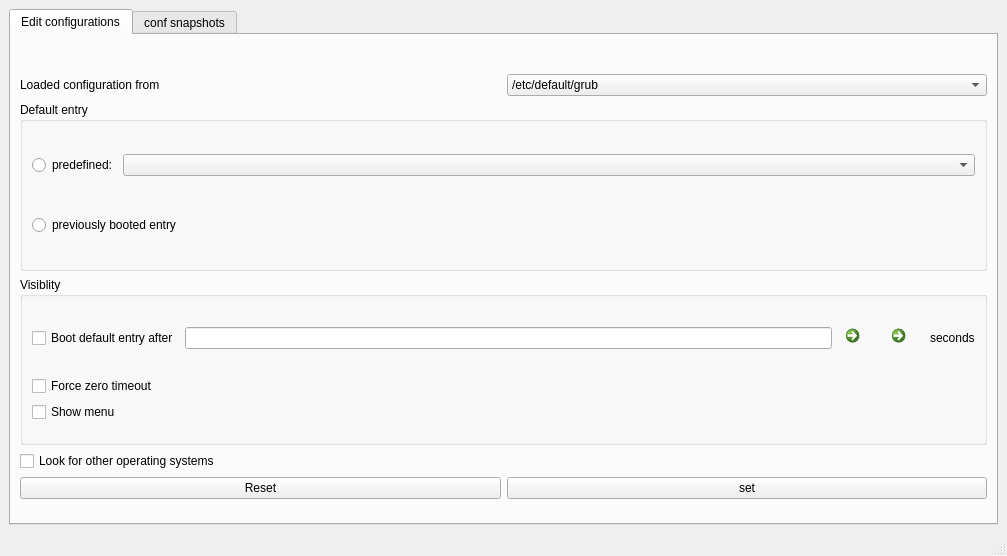
<?xml version="1.0" encoding="UTF-8"?>
<ui version="4.0">
 <class>MainWindow</class>
 <widget class="QMainWindow" name="MainWindow">
  <property name="geometry">
   <rect>
    <x>0</x>
    <y>0</y>
    <width>1007</width>
    <height>556</height>
   </rect>
  </property>
  <property name="minimumSize">
   <size>
    <width>700</width>
    <height>0</height>
   </size>
  </property>
  <property name="windowTitle">
   <string>Grub Editor</string>
  </property>
  <widget class="QWidget" name="centralwidget">
   <layout class="QVBoxLayout" name="verticalLayout_2">
    <property name="spacing">
     <number>0</number>
    </property>
    <item>
     <widget class="QTabWidget" name="tabWidget">
      <property name="maximumSize">
       <size>
        <width>1000</width>
        <height>16777215</height>
       </size>
      </property>
      <property name="currentIndex">
       <number>0</number>
      </property>
      <widget class="QWidget" name="edit_configurations">
       <property name="maximumSize">
        <size>
         <width>1000</width>
         <height>16777215</height>
        </size>
       </property>
       <attribute name="title">
        <string>Edit configurations</string>
       </attribute>
       <layout class="QGridLayout" name="gridLayout">
        <item row="0" column="0">
         <layout class="QVBoxLayout" name="verticalLayout">
          <property name="topMargin">
           <number>0</number>
          </property>
          <item>
           <layout class="QHBoxLayout" name="horizontalLayout_6">
            <property name="topMargin">
             <number>30</number>
            </property>
            <item>
             <widget class="QLabel" name="label">
              <property name="text">
               <string>Loaded configuration from</string>
              </property>
             </widget>
            </item>
            <item>
             <widget class="QComboBox" name="comboBox_configurations">
              <item>
               <property name="text">
                <string>/etc/default/grub</string>
               </property>
              </item>
             </widget>
            </item>
           </layout>
          </item>
          <item>
           <layout class="QGridLayout" name="gridLayout_5">
            <property name="topMargin">
             <number>0</number>
            </property>
            <property name="bottomMargin">
             <number>0</number>
            </property>
            <item row="3" column="0">
             <widget class="QCheckBox" name="checkBox_look_for_other_os">
              <property name="text">
               <string>Look for other operating systems</string>
              </property>
             </widget>
            </item>
            <item row="2" column="0">
             <widget class="QGroupBox" name="groupBox">
              <property name="title">
               <string>Visiblity</string>
              </property>
              <layout class="QGridLayout" name="gridLayout_4" rowstretch="0,0,0">
               <property name="bottomMargin">
                <number>20</number>
               </property>
               <item row="2" column="0">
                <widget class="QCheckBox" name="checkBox_show_menu">
                 <property name="text">
                  <string>Show menu</string>
                 </property>
                </widget>
               </item>
               <item row="0" column="0">
                <layout class="QHBoxLayout" name="horizontalLayout_5">
                 <property name="leftMargin">
                  <number>0</number>
                 </property>
                 <property name="bottomMargin">
                  <number>0</number>
                 </property>
                 <item>
                  <widget class="QCheckBox" name="checkBox_boot_default_entry_after">
                   <property name="text">
                    <string>Boot default entry after</string>
                   </property>
                  </widget>
                 </item>
                 <item>
                  <widget class="QLineEdit" name="ledit_grub_timeout"/>
                 </item>
                 <item>
                  <widget class="QCommandLinkButton" name="btn_add">
                   <property name="minimumSize">
                    <size>
                     <width>40</width>
                     <height>0</height>
                    </size>
                   </property>
                   <property name="maximumSize">
                    <size>
                     <width>40</width>
                     <height>40</height>
                    </size>
                   </property>
                   <property name="text">
                    <string/>
                   </property>
                   <property name="icon">
                    <iconset theme="list-add.png">
                     <normaloff>.</normaloff>.</iconset>
                   </property>
                   <property name="iconSize">
                    <size>
                     <width>20</width>
                     <height>20</height>
                    </size>
                   </property>
                  </widget>
                 </item>
                 <item>
                  <widget class="QCommandLinkButton" name="btn_substract">
                   <property name="sizePolicy">
                    <sizepolicy hsizetype="Minimum" vsizetype="Minimum">
                     <horstretch>0</horstretch>
                     <verstretch>0</verstretch>
                    </sizepolicy>
                   </property>
                   <property name="maximumSize">
                    <size>
                     <width>40</width>
                     <height>40</height>
                    </size>
                   </property>
                   <property name="text">
                    <string/>
                   </property>
                   <property name="icon">
                    <iconset theme="list-remove.png">
                     <normaloff>.</normaloff>.</iconset>
                   </property>
                  </widget>
                 </item>
                 <item>
                  <widget class="QLabel" name="label_2">
                   <property name="text">
                    <string>seconds</string>
                   </property>
                  </widget>
                 </item>
                </layout>
               </item>
               <item row="1" column="0">
                <widget class="QCheckBox" name="cBox_force_timeout">
                 <property name="text">
                  <string>Force zero timeout</string>
                 </property>
                </widget>
               </item>
              </layout>
             </widget>
            </item>
            <item row="0" column="0">
             <widget class="QGroupBox" name="groupBox_2">
              <property name="maximumSize">
               <size>
                <width>1000</width>
                <height>16777215</height>
               </size>
              </property>
              <property name="title">
               <string>Default entry</string>
              </property>
              <layout class="QGridLayout" name="gridLayout_6">
               <item row="0" column="0">
                <layout class="QHBoxLayout" name="horizontalLayout_3">
                 <property name="leftMargin">
                  <number>0</number>
                 </property>
                 <property name="bottomMargin">
                  <number>10</number>
                 </property>
                 <item>
                  <widget class="QRadioButton" name="predefined">
                   <property name="text">
                    <string>predefined:</string>
                   </property>
                  </widget>
                 </item>
                 <item>
                  <widget class="QComboBox" name="comboBox_grub_default">
                   <property name="sizePolicy">
                    <sizepolicy hsizetype="Preferred" vsizetype="Fixed">
                     <horstretch>1</horstretch>
                     <verstretch>0</verstretch>
                    </sizepolicy>
                   </property>
                  </widget>
                 </item>
                </layout>
               </item>
               <item row="1" column="0">
                <widget class="QRadioButton" name="previously_booted_entry">
                 <property name="text">
                  <string>previously booted entry</string>
                 </property>
                </widget>
               </item>
              </layout>
             </widget>
            </item>
            <item row="5" column="0">
             <layout class="QHBoxLayout" name="horizontalLayout_9">
              <property name="bottomMargin">
               <number>15</number>
              </property>
              <item>
               <widget class="QPushButton" name="btn_reset">
                <property name="text">
                 <string>Reset</string>
                </property>
               </widget>
              </item>
              <item>
               <widget class="QPushButton" name="btn_set">
                <property name="text">
                 <string>set</string>
                </property>
               </widget>
              </item>
             </layout>
            </item>
           </layout>
          </item>
         </layout>
        </item>
       </layout>
      </widget>
      <widget class="QWidget" name="conf_snapshots">
       <attribute name="title">
        <string>conf snapshots</string>
       </attribute>
       <layout class="QGridLayout" name="gridLayout_2">
        <item row="2" column="0">
         <widget class="QPushButton" name="btn_create_snapshot">
          <property name="text">
           <string>create a snapshot now</string>
          </property>
         </widget>
        </item>
        <item row="1" column="0">
         <widget class="QLabel" name="lbl_no_snapshots">
          <property name="text">
           <string>Looks like you dont have any snapshots .Snapshots are backups of /etc/default/grub .Snapshots can help you when you mess up some configuration in /etc/default/grub . These snapshots are stored inside ~/.grub-editor/snapshots/</string>
          </property>
          <property name="wordWrap">
           <bool>true</bool>
          </property>
         </widget>
        </item>
        <item row="3" column="0">
         <widget class="QScrollArea" name="scrollArea">
          <property name="horizontalScrollBarPolicy">
           <enum>Qt::ScrollBarAlwaysOff</enum>
          </property>
          <property name="sizeAdjustPolicy">
           <enum>QAbstractScrollArea::AdjustToContents</enum>
          </property>
          <property name="widgetResizable">
           <bool>true</bool>
          </property>
          <widget class="QWidget" name="scrollAreaWidgetContents">
           <property name="geometry">
            <rect>
             <x>0</x>
             <y>0</y>
             <width>971</width>
             <height>347</height>
            </rect>
           </property>
           <layout class="QGridLayout" name="gridLayout_8">
            <item row="0" column="0">
             <layout class="QVBoxLayout" name="VLayout_snapshot_parent">
              <property name="topMargin">
               <number>40</number>
              </property>
              <item>
               <layout class="QVBoxLayout" name="VLayout_snapshot"/>
              </item>
             </layout>
            </item>
           </layout>
          </widget>
         </widget>
        </item>
       </layout>
      </widget>
     </widget>
    </item>
   </layout>
  </widget>
  <widget class="QMenuBar" name="menubar">
   <property name="geometry">
    <rect>
     <x>0</x>
     <y>0</y>
     <width>1007</width>
     <height>32</height>
    </rect>
   </property>
  </widget>
  <widget class="QStatusBar" name="statusbar"/>
 </widget>
 <resources/>
 <connections/>
</ui>
